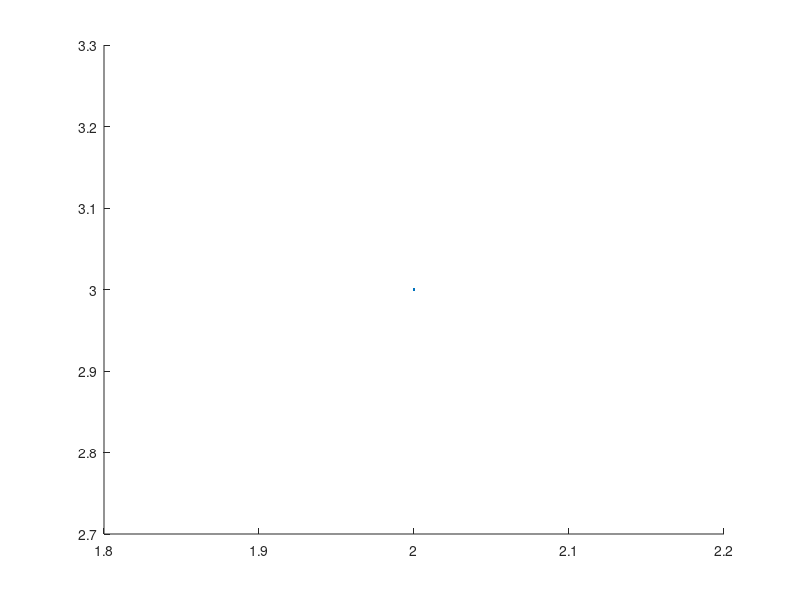

This figure's MATLAB source: (Note: this script raises an error after producing the figure.)


clc
clear all; 
close all;
z=zeros();
H=zeros();
v=zeros();


hl2=line(2,3);

wl=input('What is you use He-Ne(1) or SLD(2)? : ');
if (wl==2)   
   wavelength=848.80e-9;                                       %SLD
disp('You use SLD');
elseif (wl==1)
   wavelength=632.991432e-9;
   % wavelength=632.8e-9;                                         %He-Ne
disp('You use He-Ne Lasor');
end

   tra=wavelength/(4*pi);




ImRgb=imread('HeNe2_g2_2_0409_barcode2_1.jpg');
%ImRgb=imread('20.png','png');   %Input image0

figure(1), imshow(ImRgb), axis on;

alt=input('Do you want to alternate figure? YER(1)/NO(0) : ');

while alt==1
    figure(1), imshow(ImRgb), axis on;
 disp('What do you want to farmat?');
    farm=input('Alternate UP/DOWN(1) RIGHT/LEFT(2) BOTH(3) : ');
    if (farm==1)
% alternate up/down
ImRgb=flipud(ImRgb);
figure(1), imshow(ImRgb), axis on;
    elseif (farm==2)
% alternate right/left
ImRgb=fliplr(ImRgb);
figure(1), imshow(ImRgb), axis on;
    elseif (farm==3)
        ImRgb=flipud(ImRgb);
        ImRgb=fliplr(ImRgb);
figure(1), imshow(ImRgb), axis on;
    end
    alt=input('Do you ok? YER(0) NO(1)');
end

ImRgb = imgaussfilt(ImRgb,2);

J=rgb2gray(ImRgb);  
ImRgb=J;
J=ImRgb;

xy=0;
xxyy=0;

 while xy==0
    
x1=1;
x2=640;
y1=1;
y2=480;

if xxyy==1
    delete(rec);
end
rec=rectangle('Position',[x1 y1 x2-x1 y2-y1],'EdgeColor','r');

J=ImRgb([y1:y2], [x1:x2]);
figure(2), imshow(J),axis on;;

%xy=input('Are you suffice to figuer? : YER(1) NO(0) : ');
xy=1;
xxyy=1;
 end
%++++++++++++++++++++++++++++++++++++++++++
%ImGray=rgb2gray(ImRgb);
ImGray=ImRgb;

% figure(1), imshow(J);

   
ImGray=medfilt2(J);                                          %median 
%filter ???? noise ??????
DispGray=ImGray;                                             %????????????????????


DispGray=ImGray;
J=ImGray;



w=size(ImGray,2);
ww=size(ImGray,1);


graphrange=[10 size(J,2)];
 

beg=1;
las=size(J,2);


% ??????? scan ??????????

fprintf('+++++++++++++++++++++++++++++++++++++++++++++++++++++++\n');
fprintf('Your figure has size (Colume)X: %d ,(Row)Y: %d \n',size(J,2),size(J,1));
     %  disp('How much do you want to scan rows range (Y) of figure?');
     %  ini=input('ROW NUMBLE ini : ');
     %  fin=input('ROW NUMBLE fin : ');
     ini=1;
     fin=size(J,1);
rn=fin-ini+1;
% ??????????????

n=input('How many do you use average row valume? : ');
%fprintf('You are using %d row for create data\n',n);
%n=4;                                                         %??? n ???????????
%?????????????????????? 
if n==1                                                      %???????????????????=1
   n_Row = 0;                                                %??????????=?????????????
   ininew = ini;
   finnew = fin;
elseif mod(n,2)>0                                            %???????????????????????????????? ????????????????
       n_Row = floor(n/2); 
       ininew = ini+n_Row;  
       finnew = fin-n_Row;
       n_Row = -n_Row:n_Row; 
    elseif mod(n,2)==0                                       %???????????????????????????????? ????????????????
           n_Row = floor(n/2); 
           ininew = ini+n_Row-1;
           finnew = fin-n_Row;
           n_Row = -(n_Row-1):n_Row;
        else 
end                                                          %Return ???????? n_Row ?????????


A = ones(size(n_Row));                                       %??? A=matrix 1????=n_Row


ad = las-beg+1;
wm=0;
FW1=0;
FW2=0;

bkk=0;

back=0;
ex=0;
Wp1=0;
Wp2=0;


Ws1=0;
Ws2=0;
Ws=0;
Wp=0;
FW1=0;
FW2=0;
ALG=0;
reg=1;
for u = ininew:finnew
  
      
    close all;
    ul = u-ini+1;
    fprintf('NumBer %d',ul);
    clear B;
    B = (A*u)+(n_Row);
    
    %???????????????
   %figure(1), imagesc(ImRgb);                               %?????????????????? original(figure1)
    % figure(2), imshow(ImGray);                              %???????????????????????? gray????(figure2)
    
    DispGray(B,:)=255;                                       %???????? D ???????????????????????? (255=?????)
    
    %??????????????????????1
   %figure(3), imshow(DispGray),axis on;                             %??????????????????????????????gray(figure3)
%hAx = axes();
   
   % x = round( axes2pix(sz(2), [1 sz(2)], p(1)) );
    %    y = round( axes2pix(sz(1), [1 sz(1)], p(2)) );
   
    
    %************************ Row white line *************
  % yL = get(gca,'YLim');   line([beg beg],yL,'Color','r','LineWidth',0.5),...
%line([las las],yL,'Color','r','LineWidth',0.5); %vertical line
%********************************************************

   
   clear Row;
    Row = ImGray(B,:);                                       
    Row = double(Row);                                       
    SizeRow = size(Row);                                    
    SumRow = zeros(1,SizeRow(2));
   
    if (n>1)
        SumRow=sum(Row);
        Row = SumRow/n;
    end
         
                                           %????? 1 ??????????????????????????
    
    %????
    figure(4), plot(Row);                                    %??????????????????
    ylabel('Intensity');
    xlabel('x(pixel)');

    FT = fft(Row);                                         
    FTS = fftshift(FT);                                       
    FTS = FTS/max(abs(FTS));                               
    absFTS = abs(FTS);                                      

    clear ('Wp2','Wp1','Ws1','Ws2','Ws','Wp','FW1','FW2','cI','cI2');
    AF=abs(FTS);
%figure(1),plot(AF);
[rF,cF]=find(AF==max(AF));
    
    % Find peak interference
for cc=cF+20:w-100
    cAF1=AF(1,cc);
    cAF2=AF(1,cc+1);
    bxfor=1;                       % condition for non break for loop (if bxfor=2 will break)
    while (cAF1<cAF2)
    [rA,cA]=find(AF==cAF1);
    ITF=max(AF(1,[cA(1,2):w]));
    fprintf('cAF1= %f , cAF2= %f, ITF= %f\n',cAF1,cAF2,ITF);
    [rI,cI]=find(AF==ITF);
    % cI(1,2) is peak interference 
    fprintf('Peak inter = %d\n',cI(1,2));
 
    bxfor=2;
    break;
    end      
    if (bxfor==2)
        break;
    end    
end
    

% Generate Filter++++++++++++++++++

cI2=cI(1,2);





 while ALG==0;
    AL=input ('Your filter determine by Standard(1) or Algorithm(0) : ');
    if (AL==0)
     Wp1=posWp1;
     Wp2=posWp2;
     Ws1=Wp1-1;
     Ws2=Wp2+1;
     Rp=.001;
     Rs=.5;
    elseif(AL==1)
       % WideWp=input('Wide of Wp = ');
       % WideWs=input('Wide of Ws = '); 
       % Rp=input('Rp = ');
       % Rs=input('Rs = ');
      
        WideWp=3;
        WideWs=2; 
        Rp=.001;
        Rs=.5;
        
        
        
    end
    ALG=1;
 end
        Wp2=cI2+WideWp;
        Wp1=cI2-WideWp;
        Ws1=Wp1-WideWs;
        Ws2=Wp2+WideWs;
Ws=[Ws1 Ws2]/w;
Wp=[Wp1 Wp2]/w;

FW1=Ws1;
FW2=Ws2;


    [n,Ws] = cheb1ord(Wp,Ws,Rp,Rs);
    [d,c]=cheby1(n,Rp,Wp,'bandpass');
    [x,t] = freqz(d,c,length(Row),2*length(Row));            %filter signal in frequency domain
    Filter = (x);                                            %???????????????????????
    
    
    
    %*************************** filter line ******************************
 %  ax1 = gca;
 %    set(ax1,'XColor','k','YColor','k','xlim',(graphrange))
     
 %    ax2 = axes ('Position',get(ax1,'Position'),...
 %           'xlim',(graphrange),...
 %           'XAxisLocation','top',...
 %           'YAxisLocation','right',...
 %           'Color','none',...
 %           'XColor','k','YColor','k');
 %   hl2 = line(t,abs(Filter),'Color','r','Parent',ax2);

% ++++++++++++++++++++++++++++++++++++++++++++++++++++++++++++

    
    Cut11=FTS'.*Filter;                                        
    [ back,Cut13,Cut12] = function_b(FW1,FW2,Cut11,w ); 
    figure(10), plot(abs(Cut13));                            
    Inv=ifft(Cut13);                                         
    figure(11), plot(abs(Inv));    
    Un=unwrap(angle(Inv));                                      
    tc=(beg:1:las);
    tt=tc';
    l = zeros(ad,1);
    l(:,1)=Un(beg:1:las,1);
    
   
     while (reg==1)
         
         linear=input('Linear Regrassion : Straight(1) or Curve(0) : ');
        reg=0; 
     
     end
     
     
     
    %?????????? 15
    %figure(15), plot(tt,l);
    
    
    
    
    if (linear==1)
    P = polyfit(tt,l,1);
    FitUn=P(1)*tt+P(2);
    %hold on;
    %?????????? 16 
    %figure(16), plot(tt,FitUn,'r');
    
    
    d=zeros();
    de=zeros();
    
          for mm=1:length(tt)
              d(mm)=l(mm)-FitUn(mm);
              de(mm)=tra*d(mm);
              z(ul,mm)=d(mm);
              H(ul,mm)=tra*z(ul,mm);               %hight profile base - to +
          end
    v=H-min(min(H));                             %hight profile base 0 to +a
    
    
    elseif (linear==0)
    fitpoly2=fit(tt,l,'poly2');
    %plot(fitpoly2,tt,l);
    %title('Wrapping')
    %hold on;
    %grid on;
    for mm=1:length(tt)
              d(mm)=l(mm)-fitpoly2(mm);
              de(mm)=tra*d(mm);
              z(ul,mm)=d(mm);
              H(ul,mm)=tra*z(ul,mm);               %hight profile base - to +
          end
    
    end
    %figure(21), plot(de);
    %grid on;
    suml(u,:)=l;
    Sum(u,:)=de;
% break;   
end

std2(H)                                          %finding roughness

figure(22), mesh(suml), axis on;
figure(20), mesh(Sum), axis on;
figure(3), imshow(J);
axis on;
save('Surface3Dprofile01.mat','suml','Sum','tra','w','ww');